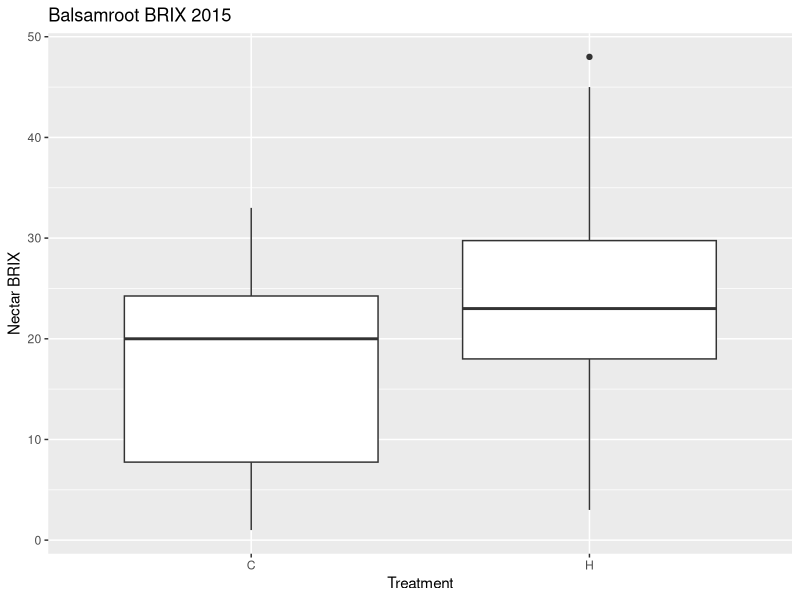
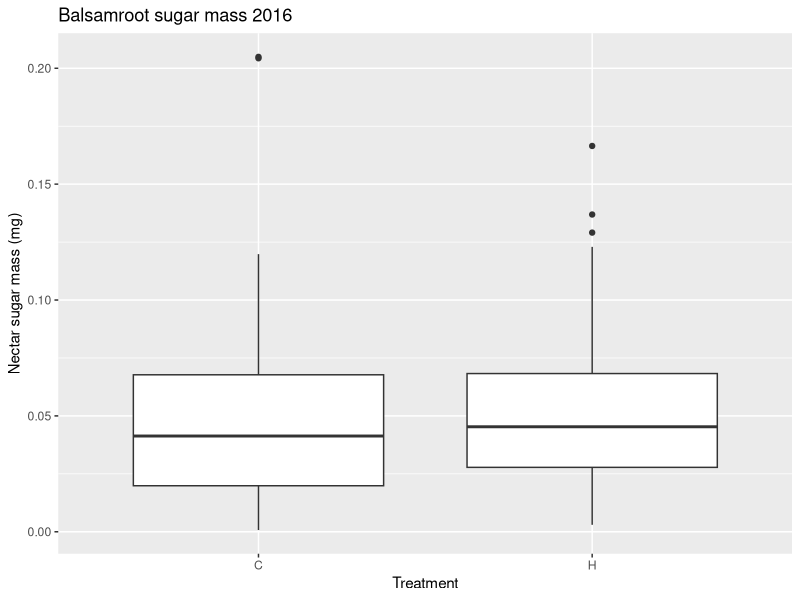
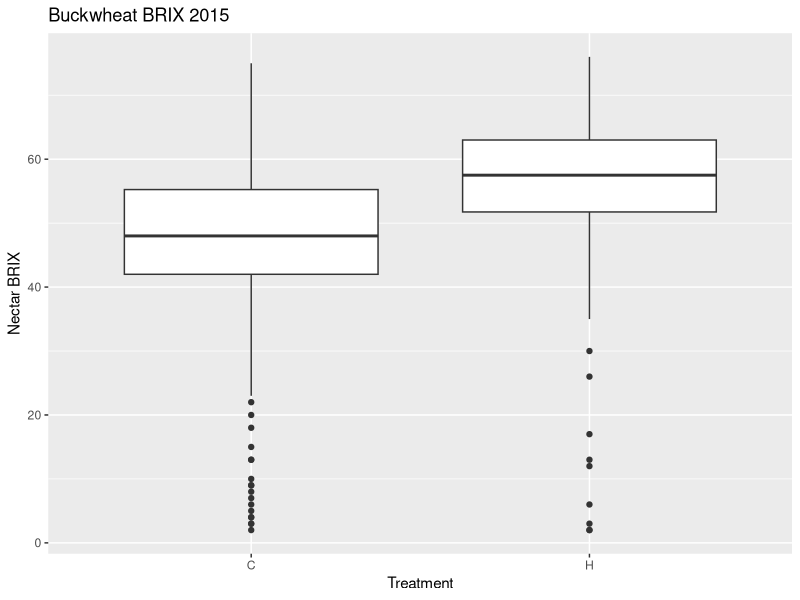
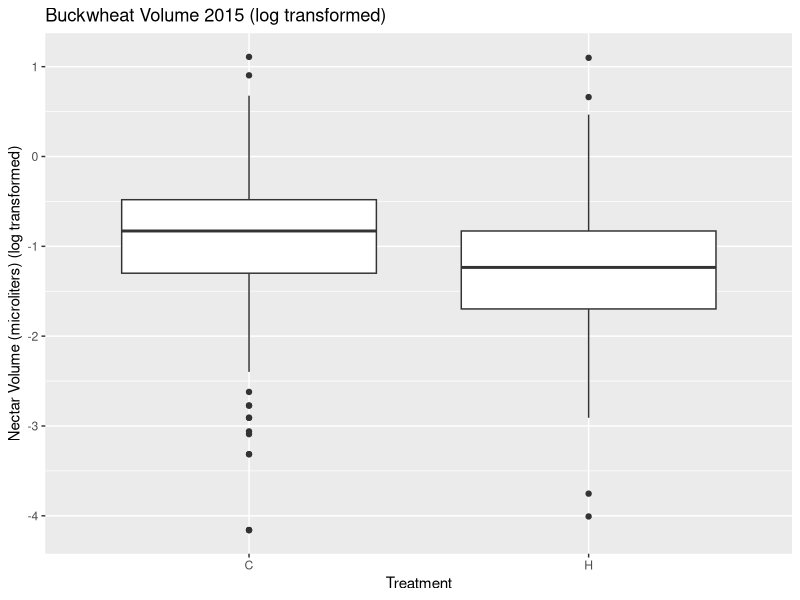
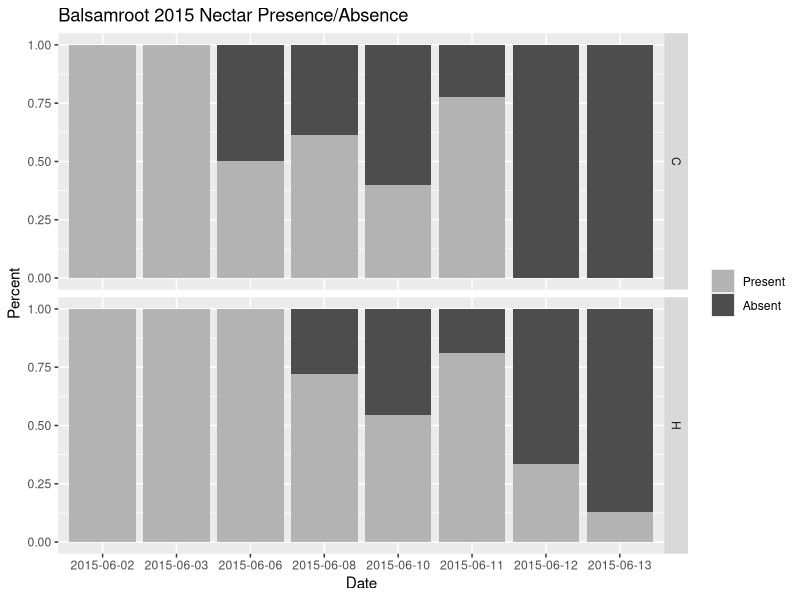
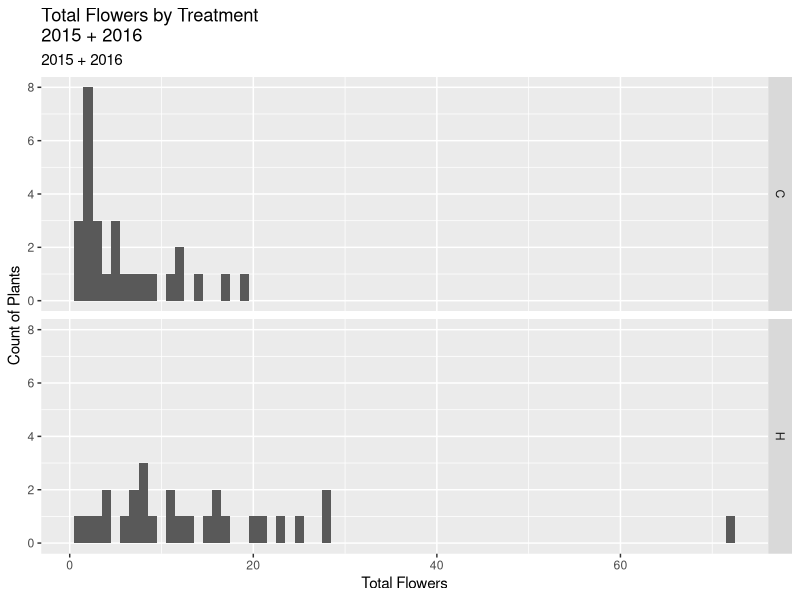

Write the R code that produced these figures, in order.
library(ggplot2)
library(dplyr)

setwd("D:/Iowa State University/Debinski Lab/Nectar data/MAL")

#Balsamroot
balssug15 <- read.csv("nectar analysis/data files/balssugar15.csv", header = T)
balssug16 <- read.csv("nectar analysis/data files/balssugar16.csv", header = T)
balssug15$lnmass <- log(balssug15$mass)
balssug16$lnmass <- log(balssug16$mass)

balspa <- read.csv("nectar analysis/data files/balsam15.csv", header = T)
balspa$necpres[balspa$volume != "0"] <- "1"
balspa$necpres[balspa$volume == "0"] <- "0"
balspa$necpres <- as.factor(balspa$necpres)
balspa <- balspa[,-c(2,4:7)]

flowers <- read.csv("nectar analysis/data files/raw data/Balsamroot phenology/TotalFlowersPerPlant.csv", header = T, as.is = T)
flowers$total <- apply(flowers[4:5], 1, sum)
flowers <- flowers[,-c(1,3:5)]
flowers$treatment <- as.factor(flowers$treatment)



#Buckwheat
buckvol15 <- read.csv("nectar analysis/data files/buckvol15.csv", header = T)
bucksug15 <- read.csv("nectar analysis/data files/bucksugar15.csv", header = T)
buckvol15$lnvol <- log(buckvol15$volume)


#Plots

bals15brix <- ggplot(balssug15, aes(x=treatment, y=BRIX)) + geom_boxplot() +
  xlab("Treatment") +
  ylab("Nectar BRIX") + ggtitle("Balsamroot BRIX 2015")

bals16mass <- ggplot(balssug16, aes(x=treatment, y=mass)) + geom_boxplot() +
  xlab("Treatment") +
  ylab("Nectar sugar mass (mg)") + ggtitle("Balsamroot sugar mass 2016")

buck15volln <- ggplot(buckvol15, aes(x=treatment, y=lnvol)) + geom_boxplot() +
  xlab("Treatment") +
  ylab("Nectar Volume (microliters) (log transformed)") + ggtitle("Buckwheat Volume 2015 (log transformed)")

buck15brix <- ggplot(bucksug15, aes(x=treatment, y=BRIX)) + geom_boxplot() +
  xlab("Treatment") +
  ylab("Nectar BRIX") + ggtitle("Buckwheat BRIX 2015")

necpa <- ggplot(balspa, aes(x = date, fill = necpres)) +
  geom_bar(position = "fill") +
  scale_fill_manual(values=c("gray30", "grey70"), labels=c("Absent", "Present")) +
  xlab("Date") +
  ylab("Percent") +
  ggtitle("Balsamroot 2015 Nectar Presence/Absence") +
  guides(fill=guide_legend(title=NULL, reverse = TRUE)) +
  facet_grid(treatment~.)

totflow <- ggplot(flowers, aes(x = total)) + geom_histogram(binwidth = 1) + facet_grid(treatment~.) +
  labs(title = "Total Flowers by Treatment \n2015 + 2016", subtitle = "2015 + 2016", x = "Total Flowers", y = "Count of Plants")
